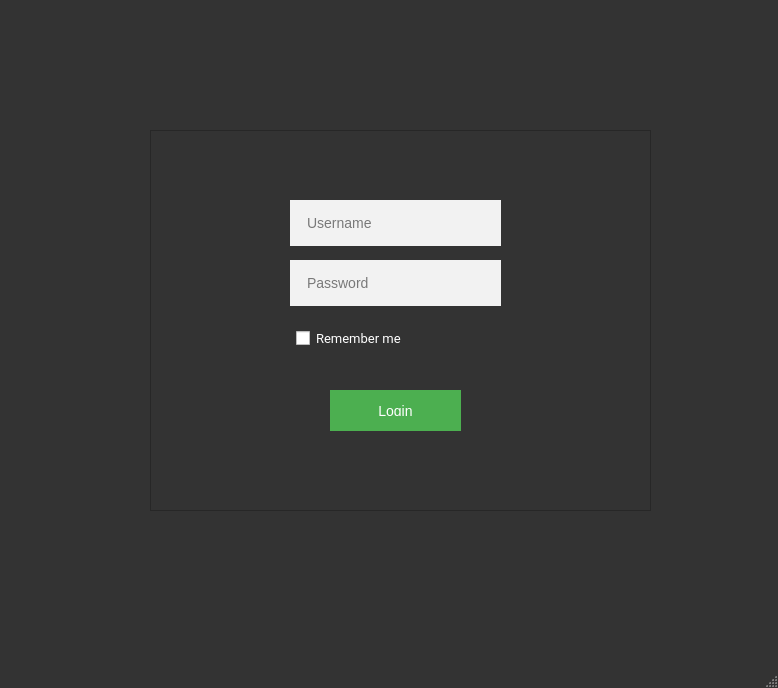
<?xml version="1.0" encoding="UTF-8"?>
<ui version="4.0">
 <class>MainWindow</class>
 <widget class="QMainWindow" name="MainWindow">
  <property name="geometry">
   <rect>
    <x>0</x>
    <y>0</y>
    <width>778</width>
    <height>688</height>
   </rect>
  </property>
  <property name="windowTitle">
   <string>MainWindow</string>
  </property>
  <property name="styleSheet">
   <string notr="true">*{
	  font-family: &quot;Roboto&quot;, sans-serif;
}
#MainWindow
{
background: #333;
}
QFrame
{
 /* width: 360px;
  padding: 8% 0 0;
  margin: auto;*/
  background: #333;
  box-shadow: 0 0 20px 0 rgba(0, 0, 0, 0.2), 0 5px 5px 0 rgba(0, 0, 0, 0.24);

}
QLineEdit
{
	  font-family: &quot;Roboto&quot;, sans-serif;
  outline: 0;
  background: #f2f2f2;
  width: 100%;
  border: 0;
  margin: 0 0 15px;
  padding: 15px;
  box-sizing: border-box;
  font-size: 14px;
}
QPushButton
{
  text-transform: uppercase;
  outline: 0;
  background: #4CAF50;
  width: 100%;
  border: 0;
  padding: 15px;
  color: #FFFFFF;
  font-size: 14px;
  -webkit-transition: all 0.3 ease;
  transition: all 0.3 ease;
  cursor: pointer;
}
QPushButton:hover
{
 background: #43A047;
}
QCheckBox
{
	  font-family: &quot;Roboto&quot;, sans-serif;
    font-size: 13px;
    color: #fff;
    line-height: 1.2;
    display: block;
    position: relative;
    padding-left: 26px;
    cursor: pointer;
}
</string>
  </property>
  <widget class="QWidget" name="centralwidget">
   <widget class="QFrame" name="frame">
    <property name="geometry">
     <rect>
      <x>150</x>
      <y>130</y>
      <width>501</width>
      <height>381</height>
     </rect>
    </property>
    <property name="frameShape">
     <enum>QFrame::StyledPanel</enum>
    </property>
    <property name="frameShadow">
     <enum>QFrame::Raised</enum>
    </property>
    <widget class="QPushButton" name="loginButton">
     <property name="geometry">
      <rect>
       <x>180</x>
       <y>260</y>
       <width>131</width>
       <height>41</height>
      </rect>
     </property>
     <property name="text">
      <string>Login</string>
     </property>
    </widget>
    <widget class="QLineEdit" name="lineEdit">
     <property name="geometry">
      <rect>
       <x>140</x>
       <y>70</y>
       <width>211</width>
       <height>61</height>
      </rect>
     </property>
     <property name="text">
      <string/>
     </property>
     <property name="placeholderText">
      <string>Username</string>
     </property>
    </widget>
    <widget class="QLineEdit" name="lineEdit_2">
     <property name="geometry">
      <rect>
       <x>140</x>
       <y>130</y>
       <width>211</width>
       <height>61</height>
      </rect>
     </property>
     <property name="text">
      <string/>
     </property>
     <property name="echoMode">
      <enum>QLineEdit::Password</enum>
     </property>
     <property name="placeholderText">
      <string>Password</string>
     </property>
    </widget>
    <widget class="QCheckBox" name="checkBox">
     <property name="geometry">
      <rect>
       <x>120</x>
       <y>200</y>
       <width>141</width>
       <height>17</height>
      </rect>
     </property>
     <property name="font">
      <font>
       <family>Roboto,sans-serif</family>
       <pointsize>-1</pointsize>
       <weight>50</weight>
       <italic>false</italic>
       <bold>false</bold>
       <kerning>true</kerning>
      </font>
     </property>
     <property name="styleSheet">
      <string notr="true"/>
     </property>
     <property name="text">
      <string>Remember me</string>
     </property>
    </widget>
   </widget>
  </widget>
  <widget class="QMenuBar" name="menubar">
   <property name="geometry">
    <rect>
     <x>0</x>
     <y>0</y>
     <width>778</width>
     <height>20</height>
    </rect>
   </property>
  </widget>
  <widget class="QStatusBar" name="statusbar"/>
 </widget>
 <resources/>
 <connections/>
</ui>
